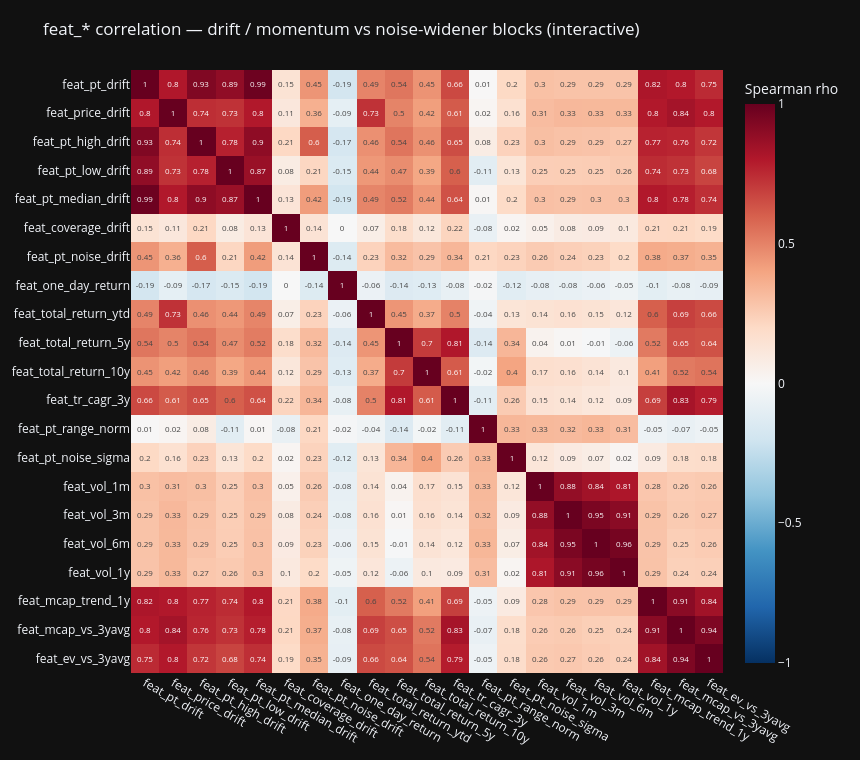
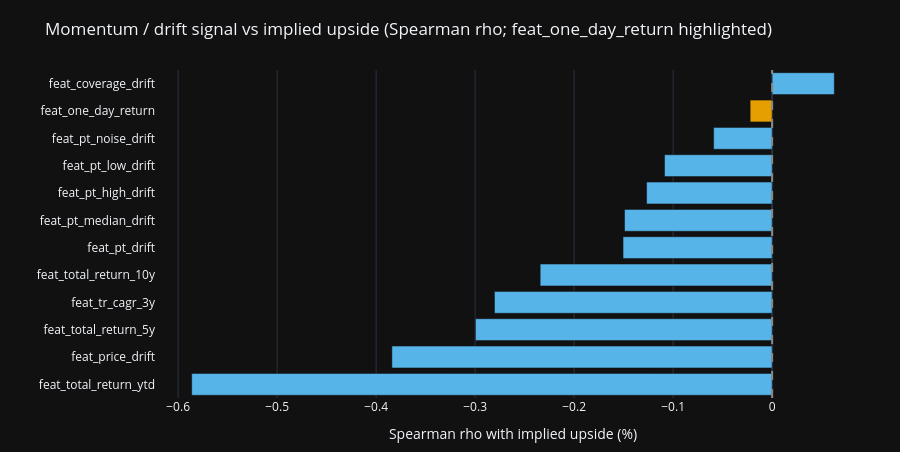

Notebook cell for these charts, in order:
### Markdown cell above
## §2 — Exploratory data analysis

`run_eda` renders the EDA panels through a state-space lens: drift features → the
state-transition mean (`beta` slopes), noise wideners → the measurement-noise scale
`sigma_obs`. Includes the missingness overview, implied-upside ridges by industry,
coord cardinality, the winsorised `feat_*` distributional summary, the observation-noise
widener marginals, and the per-group implied-upside forests (an EDA preview of the §5
group effects).

**Interactive panels (Plotly).** Three panels render as interactive Plotly figures, each
with a matplotlib / seaborn fallback when Plotly is unavailable:

- **Implied upside vs fused-panel drivers** — a hoverable faceted scatter over the
  drivers `build_fused_kalman_pt_model` actually consumes: the systematic-risk
  `feat_avg_beta` penalty, the `feat_mcap_vs_3yavg` size discount, the new short-horizon
  momentum `feat_one_day_return`, and the `sigma_obs` wideners (consensus-noise CV, 6m
  volatility). Hover surfaces ticker / name / sector so individual names are
  identifiable. This replaces the earlier static upside-vs-noise/vol scatter, which
  predated the model's switch from the expected-volatility penalty to the beta + size
  tilts.
- **`feat_*` collinearity heatmap** — an interactive Spearman-ρ heatmap with cell labels
  and hover.
- **Momentum term-structure scan** — a new statistical summary: the Spearman ρ of each
  drift feature against implied upside, ρ-sorted, with `feat_one_day_return` highlighted
  so its highest-frequency momentum signal can be read against the YTD → multi-year
  horizons (table always; interactive ρ-bar when Plotly is present).

> Skip this cell for a faster run — nothing downstream depends on it.

### Code cell
run_eda(kalman_df, roles)

### Figure 1 — Plotly figure (JSON) as saved in the notebook; plotly's stock layout.template omitted (floating-point values rounded to 4 significant figures; data arrays with more than 128 entries replaced by an {"elided": "..."} marker saying what was removed)
{"data": [{"colorbar": {"title": {"text": "Spearman rho"}}, "colorscale": [[0.0, "rgb(103,0,31)"], [0.1, "rgb(178,24,43)"], [0.2, "rgb(214,96,77)"], [0.3, "rgb(244,165,130)"], [0.4, "rgb(253,219,199)"], [0.5, "rgb(247,247,247)"], [0.6, "rgb(209,229,240)"], [0.7, "rgb(146,197,222)"], [0.8, "rgb(67,147,195)"], [0.9, "rgb(33,102,172)"], [1.0, "rgb(5,48,97)"]], "hovertemplate": "%{y}<br>vs %{x}<br>rho = %{z:.2f}<extra></extra>", "reversescale": true, "text": {"elided": "21x21 float values"}, "textfont": {"size": 8}, "texttemplate": "%{text}", "x": ["feat_pt_drift", "feat_price_drift", "feat_pt_high_drift", "feat_pt_low_drift", "feat_pt_median_drift", "feat_coverage_drift", "feat_pt_noise_drift", "feat_one_day_return", "feat_total_return_ytd", "feat_total_return_5y", "feat_total_return_10y", "feat_tr_cagr_3y", "feat_pt_range_norm", "feat_pt_noise_sigma", "feat_vol_1m", "feat_vol_3m", "feat_vol_6m", "feat_vol_1y", "feat_mcap_trend_1y", "feat_mcap_vs_3yavg", "feat_ev_vs_3yavg"], "y": ["feat_pt_drift", "feat_price_drift", "feat_pt_high_drift", "feat_pt_low_drift", "feat_pt_median_drift", "feat_coverage_drift", "feat_pt_noise_drift", "feat_one_day_return", "feat_total_return_ytd", "feat_total_return_5y", "feat_total_return_10y", "feat_tr_cagr_3y", "feat_pt_range_norm", "feat_pt_noise_sigma", "feat_vol_1m", "feat_vol_3m", "feat_vol_6m", "feat_vol_1y", "feat_mcap_trend_1y", "feat_mcap_vs_3yavg", "feat_ev_vs_3yavg"], "z": {"elided": "21x21 float values"}, "zmax": 1, "zmid": 0, "zmin": -1, "type": "heatmap"}], "layout": {"yaxis": {"autorange": "reversed"}, "title": {"text": "feat_* correlation — drift / momentum vs noise-widener blocks (interactive)"}, "width": 860, "margin": {"l": 60, "r": 30, "t": 70, "b": 50}, "height": 760}}

### Figure 2 — Plotly figure (JSON) as saved in the notebook; plotly's stock layout.template omitted (floating-point values rounded to 4 significant figures)
{"data": [{"customdata": [[6167], [6226], [5475], [5821], [4333], [6227], [6227], [6227], [6227], [6208], [6227], [6227]], "hovertemplate": "%{y}<br>rho = %{x:.3f}<br>n = %{customdata[0]}<extra></extra>", "marker": {"color": ["#56b4e9", "#56b4e9", "#56b4e9", "#56b4e9", "#56b4e9", "#56b4e9", "#56b4e9", "#56b4e9", "#56b4e9", "#56b4e9", "#e69f00", "#56b4e9"]}, "orientation": "h", "x": [-0.5863, -0.3841, -0.2997, -0.2805, -0.2343, -0.1506, -0.1491, -0.1268, -0.1087, -0.0591, -0.0222, 0.0628], "y": ["feat_total_return_ytd", "feat_price_drift", "feat_total_return_5y", "feat_tr_cagr_3y", "feat_total_return_10y", "feat_pt_drift", "feat_pt_median_drift", "feat_pt_high_drift", "feat_pt_low_drift", "feat_pt_noise_drift", "feat_one_day_return", "feat_coverage_drift"], "type": "bar"}], "layout": {"shapes": [{"line": {"color": "#888888", "dash": "dash"}, "type": "line", "x0": 0, "x1": 0, "xref": "x", "y0": 0, "y1": 1, "yref": "y domain"}], "title": {"text": "Momentum / drift signal vs implied upside (Spearman rho; feat_one_day_return highlighted)"}, "xaxis": {"title": {"text": "Spearman rho with implied upside (%)"}}, "yaxis": {"title": {"text": ""}}, "showlegend": false, "margin": {"l": 60, "r": 30, "t": 70, "b": 50}, "height": 452}}
